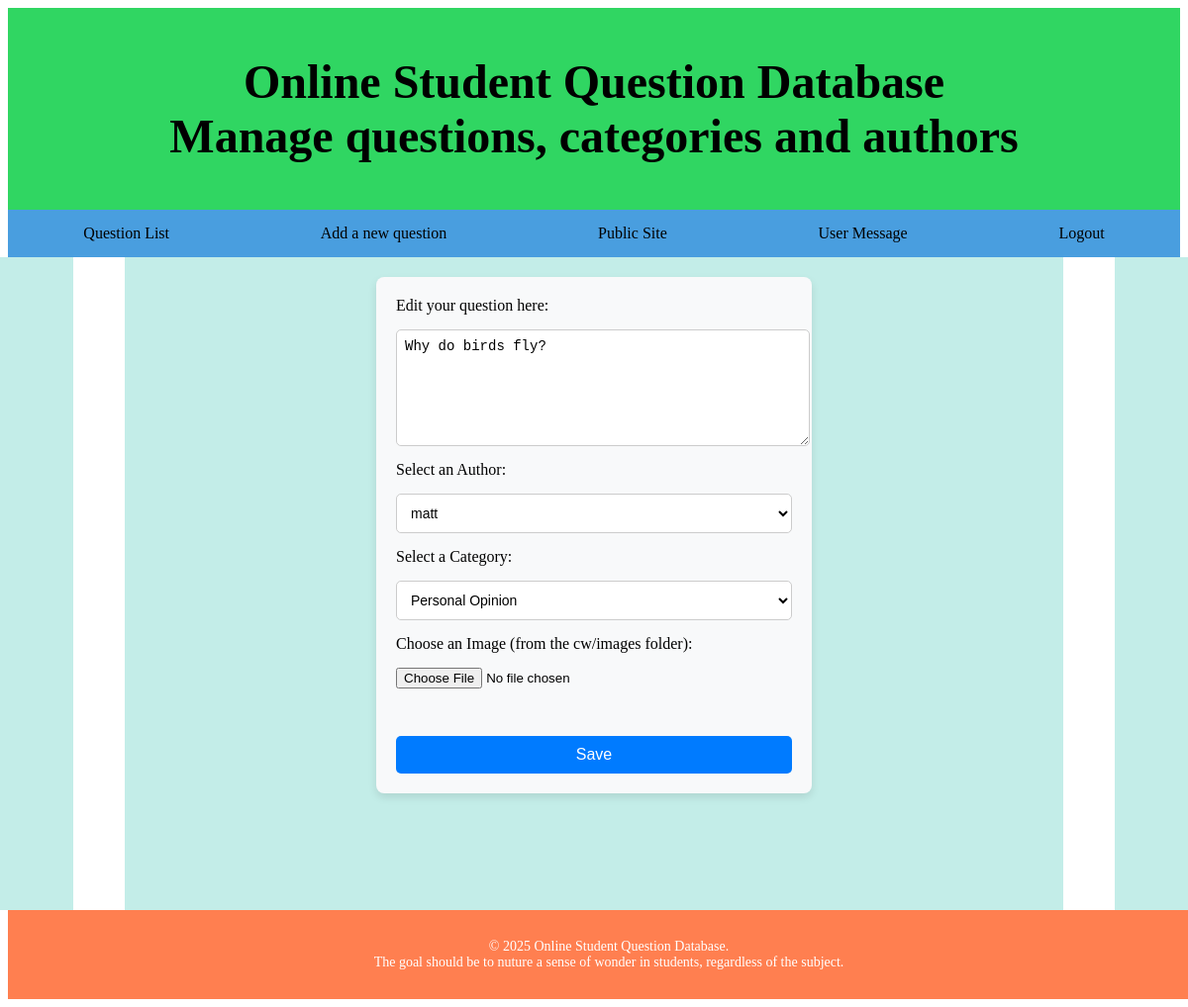
The page /cw/admin/editquestion.php?id=1 on the database its author committed.
### tables this page shows
CREATE TABLE `question` (
  `id` int(11) NOT NULL,
  `question` text NOT NULL,
  `date` date NOT NULL,
  `aut_id` int(11) NOT NULL,
  `catg_id` int(11) NOT NULL,
  `image` varchar(255) NOT NULL,
  `deleted` tinyint(1) DEFAULT 0
);

CREATE TABLE `author` (
  `id` int(11) NOT NULL,
  `name` varchar(255) DEFAULT NULL,
  `email` varchar(255) DEFAULT NULL
);

CREATE TABLE `category` (
  `id` int(11) NOT NULL,
  `catg_name` varchar(255) NOT NULL
);

### cw/admin/editquestion.php (called while the page is built, shortened)
<?php
include '../includes/DatabaseConnection.php';
include '../includes/DataBaseFunctions.php';
try{
    if(isset($_POST['question'])){
        if ($_SERVER['REQUEST_METHOD'] === 'POST' && isset($_POST['question'])) {
            $imageFile = $_FILES['image'] ?? null;
            if ($imageFile && $imageFile['error'] === 0) {
                $fileName = basename($imageFile['name']);
                $destination = "../images/" . $fileName;
                if (move_uploaded_file($imageFile['tmp_name'], $destination)) {
                    $_POST['image'] = $fileName;
                }
            }
        updateQuestion($pdo, $_POST['question_id'], $_POST['question'], $_POST['image'], $_POST['authors'], $_POST['categories']);
        header('location:questions.php');
    }}else{
        $question = getQuestion($pdo, $_GET['id']);
        $authors = allAuthors($pdo);
        $categories = allCategories($pdo);
        include '../templates/editquestion.html.php';
    }
}catch(PDOException $e){
    $title = 'error has occurred';
    $output = 'Error editing question: ' . $e->getMessage();
}
include '../templates/admin_layout.html.php';

### cw/includes/DataBaseFunctions.php (called while the page is built, shortened)
<?php
function query($pdo,$sql,$parameters=[]){
    $query = $pdo->prepare($sql);
    $query->execute($parameters);
    return $query;
}
function getQuestion($pdo, $id) {
    $parameters = [':id' => $id];
    $query = query($pdo, 'SELECT * FROM question WHERE id = :id AND deleted = 0', $parameters);
    $question = $query->fetch();
    return $question ?: null;
}
function allAuthors($pdo){
    $authors = query($pdo, 'SELECT * FROM author');
    return $authors->fetchAll();
}
function allCategories($pdo){
    $categories = query($pdo, 'SELECT * FROM category');
    return $categories->fetchAll();
}

### cw/templates/editquestion.html.php (the view, shortened to what this page needs)
<form action="" method="post" enctype="multipart/form-data">
    <label for="question">Edit your question here:</label>
    <textarea name="question" rows="3" cols="40"><?=htmlspecialchars($question['question'], ENT_QUOTES, 'UTF-8');?></textarea>
    <label for="authors">Select an Author:</label>
    <select name="authors">
        <?php foreach ($authors as $author): ?>
            <option value="<?=htmlspecialchars($author['id'], ENT_QUOTES, 'UTF-8');?>"
                <?=($author['id'] == $question['aut_id']) ? 'selected' : '';?>>
                <?=htmlspecialchars($author['name'], ENT_QUOTES, 'UTF-8');?>
            </option>
        <?php endforeach;?>
    </select>
    <label for="categories">Select a Category:</label>
    <select name="categories">
        <?php foreach ($categories as $category): ?>
            <option value="<?=htmlspecialchars($category['id'], ENT_QUOTES, 'UTF-8');?>"
                <?=($category['id'] == $question['catg_id']) ? 'selected' : '';?>>
                <?=htmlspecialchars($category['catg_name'], ENT_QUOTES, 'UTF-8');?>
            </option>
        <?php endforeach;?>
    </select>
    <label for="image">Choose an Image (from the cw/images folder):</label>
    <input type="file" name="image" id="image" accept=".jpg, .png, .jpeg" onchange="previewImage(event)">
    <br>
    <input type="submit" name="submit" value="Save" class="edit-btn">
</form>

### cw/css/style.css (style rules this page uses)
form { display: flex; flex-direction: column; gap: 15px; max-width: 400px; margin: auto; background: #f8f9fa; padding: 20px; border-radius: 8px; box-shadow: 0px 4px 8px rgba(0, 0, 0, 0.1); }
textarea { width: 100%; height: 100px; padding: 8px; font-size: 14px; border: 1px solid #ccc; border-radius: 5px; resize: vertical; }
select { width: 100%; padding: 10px; font-size: 14px; border: 1px solid #ccc; border-radius: 5px; background: #fff; cursor: pointer; }
.edit-btn { background-color: #007bff; color: white; font-size: 16px; padding: 10px; border: none; border-radius: 5px; cursor: pointer; transition: background 0.3s ease-in-out; }

### rows shown on the page
question: question "Why do birds fly?", authors "matt", categories "Personal Opinion"
